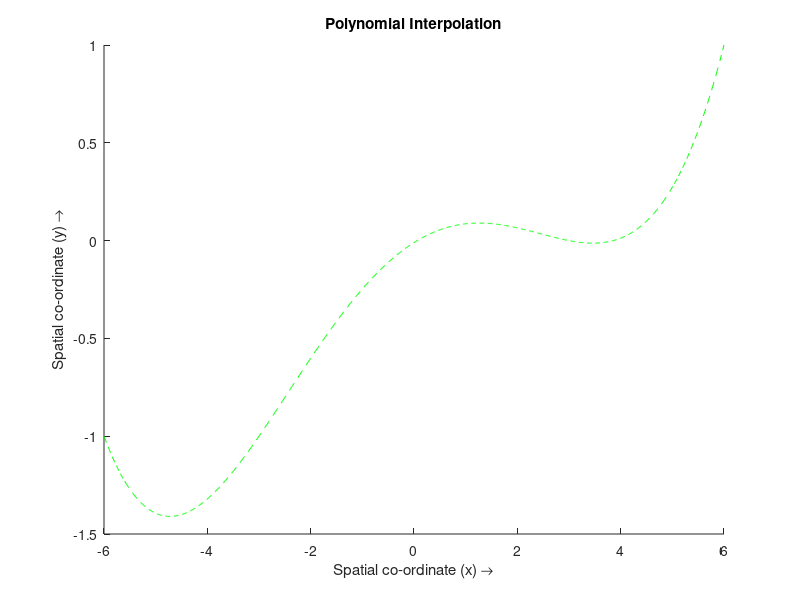

Source code (MATLAB):
%========================== In The Name Of God ===========================%
%------------------------ Created by Mohsen Lotfi ------------------------%
%------------------------ Persian Gulf University ------------------------%
%------------ Root Of The Equation:f(x)=tanh(r*(x-r)), -2r<x<2r ----------%

clear
clc
%%
% 3-Point :

% r = 3;
% f = @(x) tanh(r*(x-r));
% X = ([-6,3,6])';
% ff = f(X)
% c1 = X.^0;
% c2 = X.^1;
% c3 = X.^2;
% c4 = X.^3;
% c5 = X.^4;
% CC = [c1 c2 c3 c4 c5];
% AA = CC\ff
% Z = -2*r:0.01:2*r;
% y1 = AA(1)+ AA(2).*Z.^1 + AA(3).*Z.^2 + AA(4).*Z.^3 + AA(5).*Z.^4;
% y2 = tanh(r.*(Z-r));
% hold on
% legend ('Main Function','Polynomial')
% plot(Z,y2,'k',Z,y1,'--m')
% title({'Polynomial Interpolation'})
% xlabel('Spatial co-ordinate (x) \rightarrow')
% ylabel('Spatial co-ordinate (y) \rightarrow')
% format short


%%
% 4-Point :

r = 3;
f = @(x) tanh(r*(x-r));
X = ([-6,-3,3,6])';
ff = f(X)
c1 = X.^0;
c2 = X.^1;
c3 = X.^2;
c4 = X.^3;
c5 = X.^4;
CC = [c1 c2 c3 c4 c5];
AA = CC\ff
Z = -2*r:0.01:2*r;
y1 = AA(1)+ AA(2).*Z.^1 + AA(3).*Z.^2 + AA(4).*Z.^3 + AA(5).*Z.^4;
y2 = tanh(r.*(Z-r));
hold on
plot(Z,y1,'--g')
title({'Polynomial Interpolation'})
xlabel('Spatial co-ordinate (x) \rightarrow')
ylabel('Spatial co-ordinate (y) \rightarrow')
format short


%%
% 5-Point :

% r = 3;
% f = @(x) tanh(r*(x-r));
% X = ([-6,-3,0,3,6])';
% ff = f(X)
% c1 = X.^0;
% c2 = X.^1;
% c3 = X.^2;
% c4 = X.^3;
% c5 = X.^4;
% CC = [c1 c2 c3 c4 c5];
% AA = CC\ff
% Z = -2*r:0.01:2*r;
% y1 = AA(1)+ AA(2).*Z.^1 + AA(3).*Z.^2 + AA(4).*Z.^3 + AA(5).*Z.^4;
% y2 = tanh(r.*(Z-r));
% hold on
% plot(Z,y1,'--r')
% title({'Polynomial Interpolation'})
% xlabel('Spatial co-ordinate (x) \rightarrow')
% ylabel('Spatial co-ordinate (y) \rightarrow')
% format short


%%
% 6-Point :

% r = 3;
% f = @(x) tanh(r*(x-r));
% X = ([-6,-3,0,1,3,6])';
% ff = f(X)
% c1 = X.^0;
% c2 = X.^1;
% c3 = X.^2;
% c4 = X.^3;
% c5 = X.^4;
% c6 = X.^5;
% CC = [c1 c2 c3 c4 c5 c6];
% AA = CC\ff 
% Z = -2*r:0.01:2*r;
% y1 = AA(1) + AA(2).*Z.^1 + AA(3).*Z.^2 + AA(4).*Z.^3 + AA(5).*Z.^4 + AA(6).*Z.^5;
% y2 = tanh(r.*(Z-r));
% hold on
% plot(Z,y1,'--b')
% title({'Polynomial Interpolation'})
% xlabel('Spatial co-ordinate (x) \rightarrow')
% ylabel('Spatial co-ordinate (y) \rightarrow')
% format short

